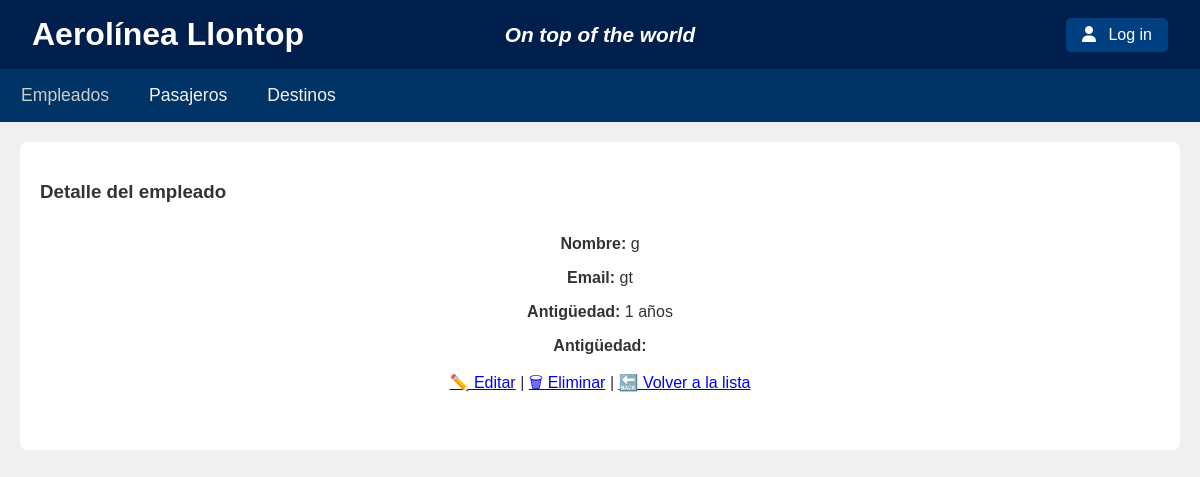
The page /empleados/cbv/empleados/1 on the database as committed earlier.
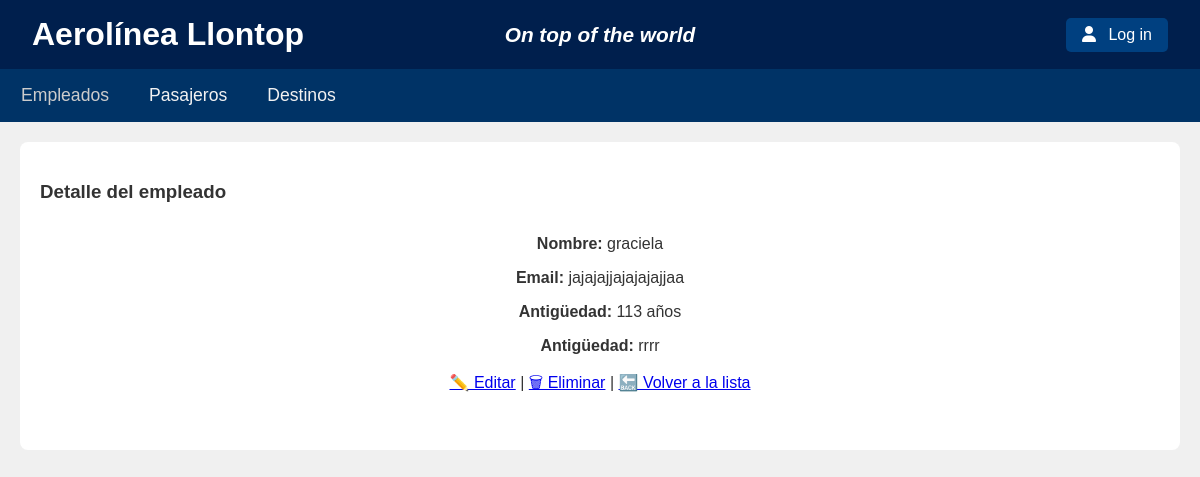
The same page on the database as committed later.
### empleados/models.py (models this page shows, shortened)
class Empleados (models.Model):
    nombreempleado = models.CharField(max_length=50)
    email = models.CharField(max_length=50)
    antiguedad = models.IntegerField()
    tipo = models.CharField(max_length=50)

### empleados/views.py (the view)
# urls.py: path("cbv/empleados/<int:pk>", EmpleadosDetailView.as_view(), name="cbv-empleados-detail"),
class EmpleadosDetailView(DetailView):
    model = Empleados
    template_name = "empleados/cbv/empleados-detail.html"

### empleados/templates/empleados/cbv/empleados-detail.html
{% extends 'empleados/base.html' %}
{% block aerolinea %}
<h3 > Detalle del empleado</h3>
<div style="max-width: 400px; margin: 2rem auto; text-align: center;">
    <p><strong>Nombre:</strong> {{ object.nombreempleado }}</p>
    <p><strong>Email:</strong> {{ object.email }}</p>
    <p><strong>Antigüedad:</strong> {{ object.antiguedad }} años</p>
    <p><strong>Antigüedad:</strong> {{ object.tipo }} </p>
    <a href="{% url 'empleados:cbv-empleados-editar' object.pk %}">✏️ Editar</a> |
    <a href="{% url 'empleados:cbv-empleados-eliminar' object.pk %}">🗑 Eliminar</a> |
    <a href="{% url 'empleados:cbv-employee-list' %}">🔙 Volver a la lista</a>
</div>
{% endblock %}

Rows that differ between the two databases and show on the page:
changed Empleados: nombreempleado "g" → "graciela"; email "gt" → "jajajajjajajajajjaa"; antiguedad "1" → "113"; tipo (not shown) → "rrrr"
